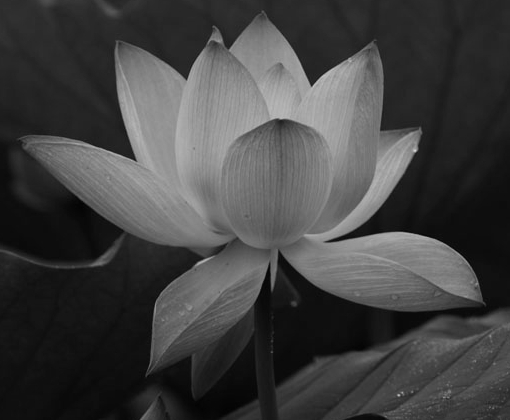
%> input picture 数字图像处理/3.图像基本运算/lotus.JPG, 510 x 420 px
$ octave Eg3_2.m   (GNU Octave 9; MATLAB toolbox functions it lacks are replaced by stand-ins)
%> lines starting %> are read from the running program, lines starting %| are printed output that depends on the picture
Image2=imread('lotus.jpg');
%> Image2 is the input picture: size 420x510x3 uint8; min 1, max 212, mean 65.6
HImage=flipdim(Image2,2);
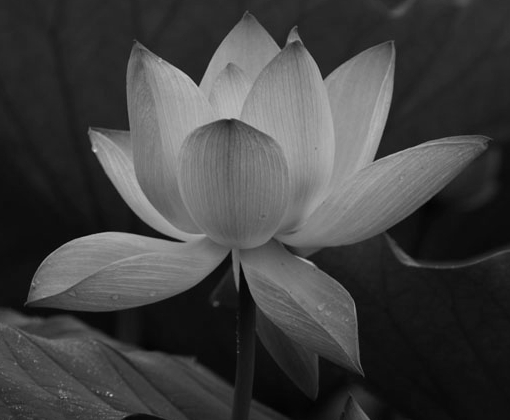
%> HImage: size 420x510x3 uint8; min 1, max 212, mean 65.6; mean of the top-left, top-right, bottom-left and bottom-right quarters 73.7, 85.3, 62.9, 40.7
VImage=flipdim(Image2,1);
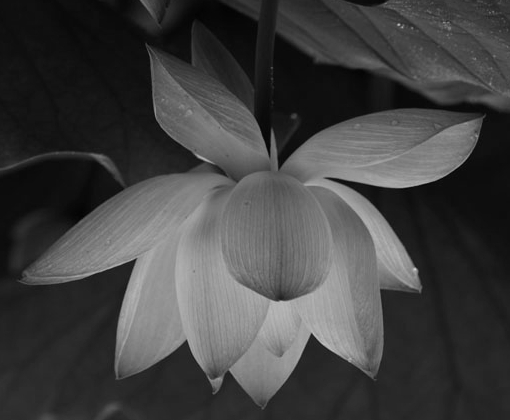
%> VImage: size 420x510x3 uint8; min 1, max 212, mean 65.6; mean of the top-left, top-right, bottom-left and bottom-right quarters 40.7, 62.9, 85.3, 73.7
CImage=flipdim(HImage,1);
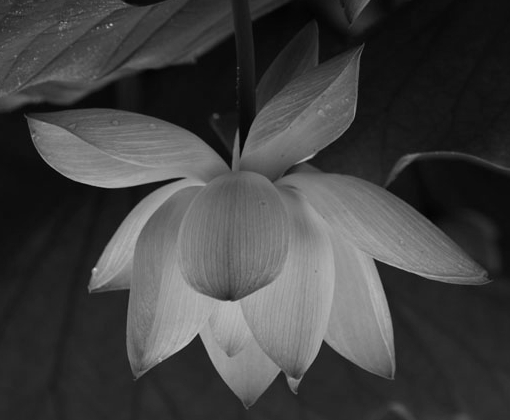
%> CImage: size 420x510x3 uint8; min 1, max 212, mean 65.6; mean of the top-left, top-right, bottom-left and bottom-right quarters 62.9, 40.7, 73.7, 85.3
subplot(221),imshow(Image2);
subplot(222),imshow(HImage);
subplot(223),imshow(VImage);
subplot(224),imshow(CImage);
